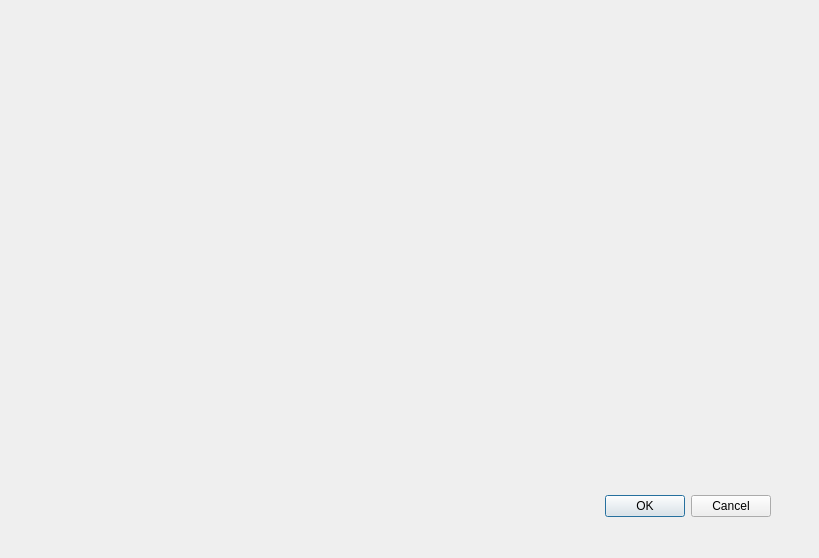
<?xml version="1.0" encoding="UTF-8"?>
<ui version="4.0">
 <class>cNewElement</class>
 <widget class="QDialog" name="cNewElement">
  <property name="geometry">
   <rect>
    <x>0</x>
    <y>0</y>
    <width>819</width>
    <height>558</height>
   </rect>
  </property>
  <property name="windowTitle">
   <string>Dialog</string>
  </property>
  <widget class="QDialogButtonBox" name="buttonBox">
   <property name="geometry">
    <rect>
     <x>470</x>
     <y>490</y>
     <width>301</width>
     <height>32</height>
    </rect>
   </property>
   <property name="orientation">
    <enum>Qt::Horizontal</enum>
   </property>
   <property name="standardButtons">
    <set>QDialogButtonBox::Cancel|QDialogButtonBox::Ok</set>
   </property>
  </widget>
 </widget>
 <resources/>
 <connections>
  <connection>
   <sender>buttonBox</sender>
   <signal>accepted()</signal>
   <receiver>cNewElement</receiver>
   <slot>accept()</slot>
   <hints>
    <hint type="sourcelabel">
     <x>248</x>
     <y>254</y>
    </hint>
    <hint type="destinationlabel">
     <x>157</x>
     <y>274</y>
    </hint>
   </hints>
  </connection>
  <connection>
   <sender>buttonBox</sender>
   <signal>rejected()</signal>
   <receiver>cNewElement</receiver>
   <slot>reject()</slot>
   <hints>
    <hint type="sourcelabel">
     <x>316</x>
     <y>260</y>
    </hint>
    <hint type="destinationlabel">
     <x>286</x>
     <y>274</y>
    </hint>
   </hints>
  </connection>
 </connections>
</ui>
